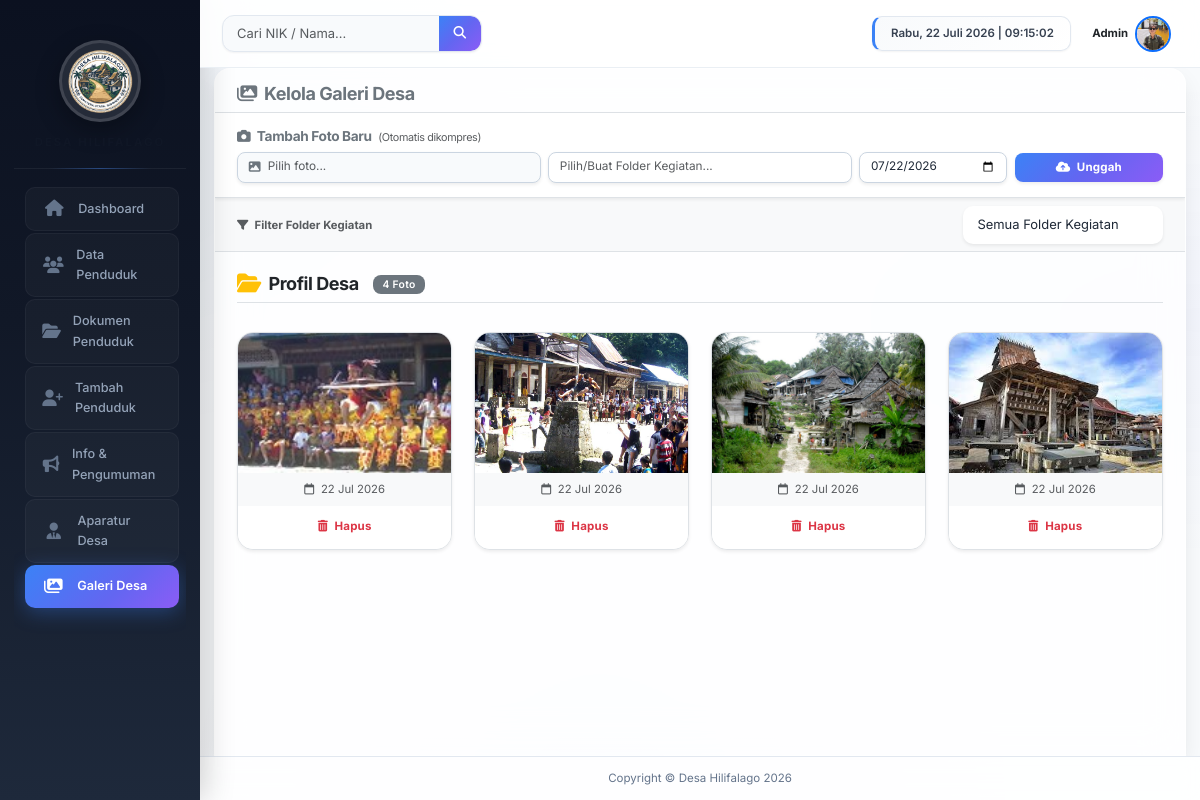
The page /galeri.php on the database its author committed.
### tables this page shows
CREATE TABLE `galeri` (
  `id_galeri` int(11) NOT NULL,
  `file_foto` varchar(255) DEFAULT NULL,
  `judul_kegiatan` varchar(150) DEFAULT NULL,
  `tanggal_kegiatan` date DEFAULT NULL
);

### galeri.php (the view, shortened to what this page needs)
<?php
require_once 'koneksi.php';
$gallery_dir = 'galeri_img/';
$pdo->exec("UPDATE galeri SET judul_kegiatan = 'Profil Desa' WHERE TRIM(judul_kegiatan) = '' OR judul_kegiatan IS NULL");
$query_galeri = "SELECT * FROM galeri";
$params_galeri = [];
$query_galeri .= " ORDER BY tanggal_kegiatan DESC, id_galeri DESC";
$stmt = $pdo->prepare($query_galeri);
$stmt->execute($params_galeri);
$images = $stmt->fetchAll();
?>
<!DOCTYPE html>
<html lang="id">
<head>
    <link href="https://cdn.jsdelivr.net/npm/bootstrap@5.3.0/dist/css/bootstrap.min.css" rel="stylesheet">
    <link rel="stylesheet" href="https://cdn.jsdelivr.net/npm/@fancyapps/ui@5.0/dist/fancybox/fancybox.css" />
    <link rel="stylesheet" href="https://cdnjs.cloudflare.com/ajax/libs/font-awesome/6.4.0/css/all.min.css">
    <link rel="stylesheet" href="style.css?v=<?= time() ?>">
</head>
<body>
    <div class="container-fluid p-0">
        <div class="row g-0">
            <?php include 'sidebar.php'; ?>
            <div class="col-md-9 col-lg-10 d-flex flex-column" style="height: 100vh; overflow-x: hidden;">
                <?php include 'topbar.php'; ?>
                <div class="flex-grow-1 d-flex flex-column" style="overflow: hidden;">
                    <div class="pt-0 pb-0 px-3 d-flex flex-column flex-grow-1" style="overflow: hidden;">
                        <div class="card shadow-sm glass-card border-0 mb-0 mt-0 flex-grow-1 d-flex flex-column" style="max-height: 100%; overflow: hidden; border-bottom-left-radius: 0 !important; border-bottom-right-radius: 0 !important;">
                            <div class="card-header bg-transparent border-bottom pt-3 px-4 pb-2">
                                <h5 class="fw-bold text-secondary mb-0"><i class="fa-solid fa-images me-2"></i>Kelola Galeri Desa</h5>
                            </div>
                            <div class="bg-white px-3 px-md-4 py-3 border-bottom shadow-sm" style="z-index: 1020; position: relative;">
                                <h6 class="fw-bold text-secondary mb-2" style="font-size: 0.95rem; border: none; padding: 0;">
                                    <i class="fa-solid fa-camera me-1"></i> Tambah Foto Baru
                                    <small class="text-muted fw-normal ms-1" style="font-size: 0.75rem;">(Otomatis dikompres)</small>
                                </h6>
                                <form method="POST" enctype="multipart/form-data" class="row g-2 align-items-center">
                                    <div class="col-md-4">
                                        <label for="inputFotoGaleri" class="form-control form-control-sm d-flex align-items-center mb-0 shadow-sm" style="cursor: pointer; overflow: hidden; white-space: nowrap; text-overflow: ellipsis; background: #f8fafc !important;">
                                            <i class="fa-solid fa-image text-secondary me-2"></i> <span id="namaFileFoto" class="text-muted">Pilih foto...</span>
                                        </label>
                                    </div>
                                    <div class="col-md-4">
                                        <input type="text" name="judul_kegiatan" list="folderKegiatan" class="form-control form-control-sm shadow-sm" placeholder="Pilih/Buat Folder Kegiatan..." required autocomplete="off" title="Pilih folder yang sudah ada atau ketik nama folder baru">
                                    </div>
                                    <div class="col-md-2">
                                        <input type="date" name="tanggal_kegiatan" class="form-control form-control-sm shadow-sm" value="<?= date('Y-m-d') ?>" required>
                                    </div>
                                    <div class="col-md-2">
                                        <button type="submit" class="btn btn-primary btn-sm w-100 fw-bold shadow-sm">
                                            <i class="fa-solid fa-cloud-arrow-up me-1"></i> Unggah
                                        </button>
                                    </div>
                                </form>
                            </div>
                            <div class="px-3 px-md-4 py-2 bg-light border-bottom d-flex justify-content-between align-items-center">
                                <span class="small fw-bold text-muted"><i class="fa-solid fa-filter me-1"></i> Filter Folder Kegiatan</span>
                                <form method="GET" class="d-flex gap-2 m-0">
                                    <select name="filter_judul" class="form-select form-select-sm shadow-sm border-0" onchange="this.form.submit()" style="min-width: 200px;">
                                        <option value="">Semua Folder Kegiatan</option>
                                    </select>
                                </form>
                            </div>
                            <div class="card-body p-3 p-md-4" style="overflow-y: auto; -webkit-overflow-scrolling: touch;">
                                <div class="row g-2 g-md-4">
                                    <?php if (empty($images)): ?>
                                        <div class="col-12">
                                            <div class="text-center empty-state-container text-muted mx-auto" style="max-width: 600px;">
                                                <svg viewBox="0 0 24 24" fill="none" stroke-width="1.2" stroke-linecap="round" stroke-linejoin="round" class="empty-state-anim">
                                                    <rect x="3" y="3" width="18" height="18" rx="2" ry="2"></rect>
                                                    <circle cx="8.5" cy="8.5" r="1.5"></circle>
                                                    <polyline points="21 15 16 10 5 21"></polyline>
                                                </svg>
                                                <h4 class="fw-bold" style="color: #0b214a;">Galeri Masih Kosong</h4>
                                                <p>Belum ada foto kegiatan atau infrastruktur yang ditambahkan.<br>Silakan unggah foto baru menggunakan form di atas.</p>
                                            </div>
                                        </div>
                                    <?php else: ?>
                                        <?php
                                        $albums = [];
                                        foreach ($images as $img) {
                                            $judul = $img['judul_kegiatan'];
                                            if (!isset($albums[$judul])) $albums[$judul] = [];
                                            $albums[$judul][] = $img;
                                        }
                                        ?>
                                        <?php foreach ($albums as $judul => $album_images): ?>
                                            <div class="col-12 mt-4 mb-2">
                                                <div class="d-flex align-items-center border-bottom pb-2">
                                                    <i class="fa-solid fa-folder-open text-warning fs-4 me-2"></i>
                                                    <h6 class="fw-bold text-dark mb-0 fs-5"><?= htmlspecialchars($judul) ?></h6>
                                                    <span class="badge bg-secondary ms-3"><?= count($album_images) ?> Foto</span>
                                                </div>
                                            </div>
                                            <?php foreach ($album_images as $row): ?>
                                                <div class="col-6 col-md-4 col-lg-3">
                                                    <div class="card gallery-card shadow-sm position-relative h-100 d-flex flex-column border">
                                                        <a href="<?= $gallery_dir . rawurlencode($row['file_foto']) ?>" data-fancybox="gallery-<?= md5($judul) ?>" data-caption="<?= htmlspecialchars($row['judul_kegiatan']) ?> (<?= date('d M Y', strtotime($row['tanggal_kegiatan'])) ?>)">
                                                            <img src="<?= $gallery_dir . rawurlencode($row['file_foto']) ?>?t=<?= file_exists($gallery_dir . $row['file_foto']) ? filemtime($gallery_dir . $row['file_foto']) : time() ?>" class="card-img-top" style="height: 140px; width: 100%; object-fit: cover; display: block;" alt="Foto Kegiatan" onerror="this.src='https://via.placeholder.com/300?text=Gambar+Rusak'">
                                                    </a>
                                                        <div class="card-body p-2 text-center flex-grow-1 d-flex flex-column justify-content-center bg-light">
                                                        <small class="text-muted"><i class="fa-regular fa-calendar me-1"></i> <?= date('d M Y', strtotime($row['tanggal_kegiatan'])) ?></small>
                                                    </div>
                                                        <div class="card-footer text-center mt-auto p-2 bg-white border-top-0">
                                                            <button type="button" class="btn btn-sm btn-outline-danger btn-hapus w-100 fw-bold" data-id="<?= $row['id_galeri'] ?>" data-file="<?= htmlspecialchars($row['file_foto']) ?>"><i class="fa-solid fa-trash-can me-1"></i> Hapus</button>
                                                    </div>
                                                </div>
                                            </div>
                                        <?php endforeach; ?>
                                        <?php endforeach; ?>
                                    <?php endif; ?>
                                </div>
                            </div>
                        </div>
                    </div>
                </div>
                <div class="mt-auto text-center small footer-marquee-official">
                    <span>Copyright &copy; Desa Hilifalago <?= date('Y') ?></span>
                </div>
            </div>
        </div>
    </div>
</body>
</html>

### rows shown on the page
galeri: judul_kegiatan "Profil Desa", count($album_images) "4", file_foto (picture), tanggal_kegiatan "22 Jul 2026"
galeri: file_foto (picture), tanggal_kegiatan "22 Jul 2026"
galeri: file_foto (picture), tanggal_kegiatan "22 Jul 2026"
galeri: file_foto (picture), tanggal_kegiatan "22 Jul 2026"
